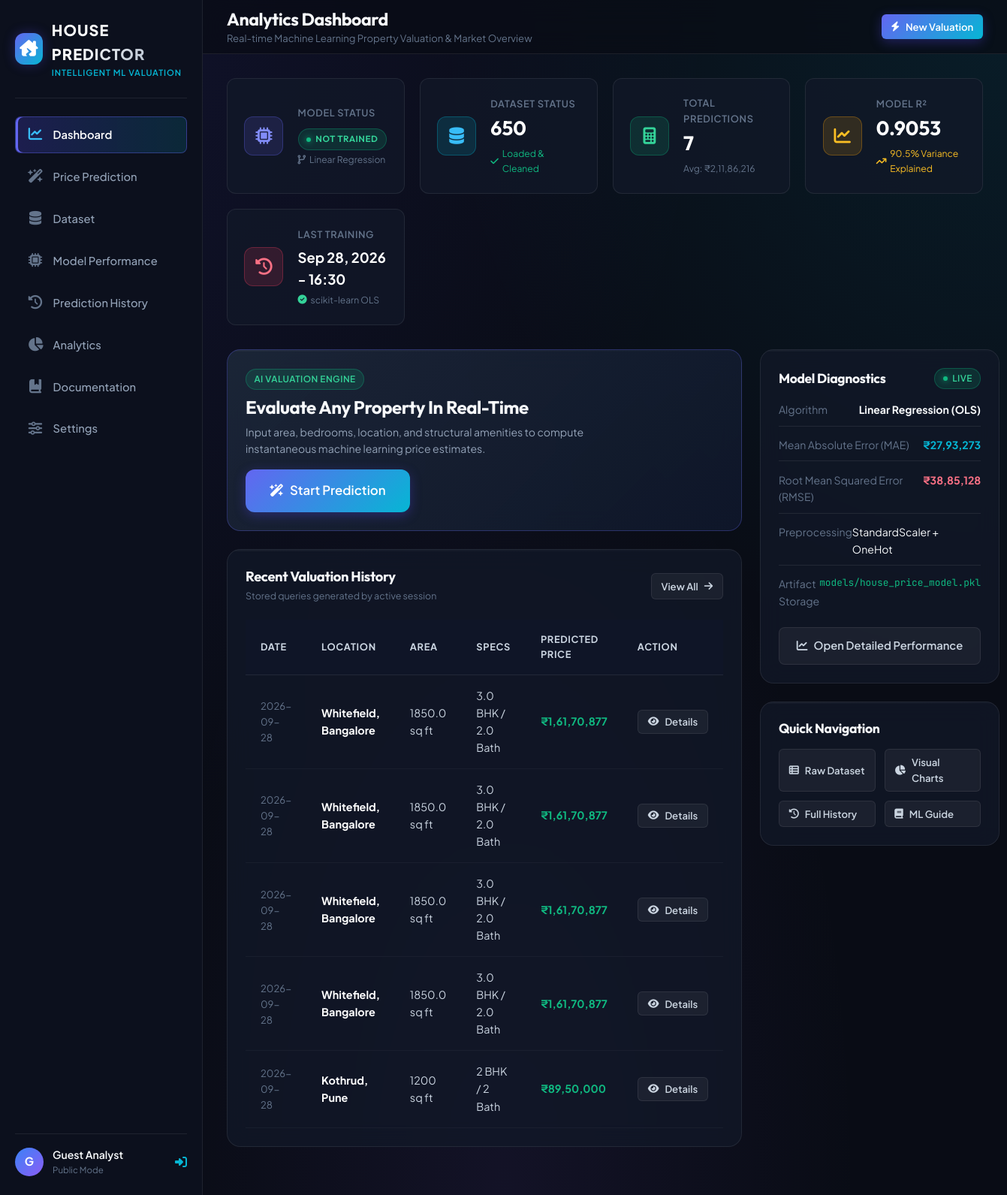
/dashboard, run on the app's committed database.
### database/models.py (models this page shows)
class Prediction(db.Model):
    __tablename__ = 'predictions'
    id = db.Column(db.Integer, primary_key=True)
    user_id = db.Column(db.Integer, db.ForeignKey('users.id', ondelete='CASCADE'), nullable=True, index=True)
    input_data = db.Column(db.Text, nullable=False)  # Serialized JSON string
    predicted_price = db.Column(db.Float, nullable=False)
    formatted_price = db.Column(db.String(64), nullable=False)
    model_name = db.Column(db.String(64), default='Linear Regression')
    model_r2 = db.Column(db.Float, default=0.90)
    created_at = db.Column(db.DateTime, default=datetime.utcnow, index=True)
    def get_input_dict(self) -> dict:
        try:
            return json.loads(self.input_data)
        except Exception:
            return {}
    def to_dict(self):
        input_dict = self.get_input_dict()
        return {
            'id': self.id,
            'user_id': self.user_id,
            'input_data': input_dict,
            'predicted_price': self.predicted_price,
            'formatted_price': self.formatted_price,
            'model_name': self.model_name,
            'model_r2': self.model_r2,
            'created_at': self.created_at.strftime('%Y-%m-%d %H:%M:%S'),
            'location': input_dict.get('location', 'N/A'),
            'area': input_dict.get('area', 'N/A'),
            'bedrooms': input_dict.get('bedrooms', 'N/A'),
            'bathrooms': input_dict.get('bathrooms', 'N/A')
        }

### routes/main.py (the view)
@main_bp.route('/dashboard')
def dashboard():
    user = get_current_user()
    user_id = user.id if user else None
    overview = DatasetService.get_overview()
    stats = PredictionService.get_summary_stats(user_id)
    recent_predictions = PredictionService.get_user_history(user_id=user_id, sort_by='date_desc')[:5]
    latest_training = ModelTraining.query.order_by(ModelTraining.trained_at.desc()).first()
    metrics_file = Config.METRICS_FILE
    metrics_data = {}
    if os.path.exists(metrics_file):
        try:
            with open(metrics_file, 'r', encoding='utf-8') as f:
                metrics_data = json.load(f)
        except Exception:
            pass
    model_status = {
        'status': 'Ready' if os.path.exists(Config.MODEL_FILE) else 'Not Trained',
        'r2_score': metrics_data.get('metrics', {}).get('r2_score', latest_training.r2_score if latest_training else 0.9053),
        'mae': metrics_data.get('metrics', {}).get('mae', latest_training.mae if latest_training else 2793272),
        'rmse': metrics_data.get('metrics', {}).get('rmse', latest_training.rmse if latest_training else 3885128),
        'last_trained': latest_training.trained_at.strftime('%b %d, %Y - %H:%M') if latest_training else 'Recent'
    }
    return render_template(
        'dashboard.html',
        user=user,
        overview=overview,
        stats=stats,
        model_status=model_status,
        recent_predictions=recent_predictions
    )

### templates/dashboard.html (shortened to what this page needs)
{% extends 'base.html' %}
{% block header_title %}Analytics Dashboard{% endblock %}
{% block header_subtitle %}Real-time Machine Learning Property Valuation & Market Overview{% endblock %}
{% block content %}
<div class="kpi-grid">
  <div class="kpi-card">
    <div class="kpi-icon indigo">
      <i class="fa-solid fa-microchip"></i>
    </div>
    <div class="kpi-content">
      <span class="kpi-label">Model Status</span>
      <span class="kpi-value" style="font-size: 1.45rem;">
        <span class="badge-status ready">{{ model_status.status }}</span>
      </span>
      <span class="kpi-meta" style="color: var(--text-muted);">
        <i class="fa-solid fa-code-branch"></i> Linear Regression
      </span>
    </div>
  </div>
  <div class="kpi-card">
    <div class="kpi-icon cyan">
      <i class="fa-solid fa-database"></i>
    </div>
    <div class="kpi-content">
      <span class="kpi-label">Dataset Status</span>
      <span class="kpi-value">{{ overview.total_rows }}</span>
      <span class="kpi-meta">
        <i class="fa-solid fa-check"></i> Loaded &amp; Cleaned
      </span>
    </div>
  </div>
  <div class="kpi-card">
    <div class="kpi-icon emerald">
      <i class="fa-solid fa-calculator"></i>
    </div>
    <div class="kpi-content">
      <span class="kpi-label">Total Predictions</span>
      <span class="kpi-value">{{ stats.total_predictions }}</span>
      <span class="kpi-meta" style="color: var(--text-muted);">
        Avg: {{ stats.avg_price }}
      </span>
    </div>
  </div>
  <div class="kpi-card">
    <div class="kpi-icon amber">
      <i class="fa-solid fa-chart-line"></i>
    </div>
    <div class="kpi-content">
      <span class="kpi-label">Model R²</span>
      <span class="kpi-value">{{ "%.4f"|format(model_status.r2_score) }}</span>
      <span class="kpi-meta" style="color: #fbbf24;">
        <i class="fa-solid fa-arrow-trend-up"></i> {{ "%.1f"|format(model_status.r2_score * 100) }}% Variance Explained
      </span>
    </div>
  </div>
  <div class="kpi-card">
    <div class="kpi-icon rose">
      <i class="fa-solid fa-clock-rotate-left"></i>
    </div>
    <div class="kpi-content">
      <span class="kpi-label">Last Training</span>
      <span class="kpi-value" style="font-size: 1.15rem; font-family: var(--font-sans); margin-top: 0.35rem;">
        {{ model_status.last_trained }}
      </span>
      <span class="kpi-meta" style="color: var(--text-muted);">
        <i class="fa-solid fa-circle-check" style="color: #34d399;"></i> scikit-learn OLS
      </span>
    </div>
  </div>
</div>
<div style="display: grid; grid-template-columns: 2fr 1.1fr; gap: 1.5rem; margin-bottom: 2rem;">
  <div style="display: flex; flex-direction: column; gap: 1.5rem;">
    <div class="card-glass" style="background: linear-gradient(135deg, rgba(30, 41, 59, 0.85) 0%, rgba(15, 23, 42, 0.95) 100%); border-color: rgba(99, 102, 241, 0.3);">
      <div style="display: flex; justify-content: space-between; align-items: center; flex-wrap: wrap; gap: 1rem;">
        <div>
          <span class="badge-status success" style="margin-bottom: 0.5rem;">AI Valuation Engine</span>
          <h2 style="font-size: 1.5rem; margin-bottom: 0.4rem;">Evaluate Any Property In Real-Time</h2>
          <p style="font-size: 0.88rem; color: var(--text-secondary); max-width: 520px;">
            Input area, bedrooms, location, and structural amenities to compute instantaneous machine learning price estimates.
          </p>
        </div>
        <a href="{{ url_for('prediction.predict_page') }}" class="btn-estate btn-primary btn-lg" id="btn-dashboard-predict">
          <i class="fa-solid fa-wand-magic-sparkles"></i>
          <span>Start Prediction</span>
        </a>
      </div>
    </div>
    <div class="card-glass">
      <div style="display: flex; justify-content: space-between; align-items: center; margin-bottom: 1.25rem;">
        <div>
          <h3 style="font-size: 1.15rem;">Recent Valuation History</h3>
          <span style="font-size: 0.78rem; color: var(--text-muted);">Stored queries generated by active session</span>
        </div>
        <a href="{{ url_for('history.history_page') }}" class="btn-estate btn-secondary btn-sm">
          <span>View All</span> <i class="fa-solid fa-arrow-right"></i>
        </a>
      </div>
      <div class="table-responsive">
        <table class="estate-table">
          <thead>
            <tr>
              <th>Date</th>
              <th>Location</th>
              <th>Area</th>
              <th>Specs</th>
              <th>Predicted Price</th>
              <th>Action</th>
            </tr>
          </thead>
          <tbody>
            {% if recent_predictions %}
              {% for p in recent_predictions %}
              <tr>
                <td style="font-size: 0.82rem; color: var(--text-muted);">{{ p.created_at[:10] }}</td>
                <td><strong style="color: #ffffff;">{{ p.location }}</strong></td>
                <td>{{ p.area }} sq ft</td>
                <td>{{ p.bedrooms }} BHK / {{ p.bathrooms }} Bath</td>
                <td><strong style="color: var(--accent-emerald);">{{ p.formatted_price }}</strong></td>
                <td>
                  <button type="button" class="btn-estate btn-secondary btn-sm" onclick="viewPredictionModal({{ p.id }})">
                    <i class="fa-solid fa-eye"></i> Details
                  </button>
                </td>
              </tr>
              {% endfor %}
            {% else %}
              <tr>
                <td colspan="6" style="text-align: center; padding: 2rem; color: var(--text-muted);">
                  No predictions recorded yet. Run your first property valuation!
                </td>
              </tr>
            {% endif %}
          </tbody>
        </table>
      </div>
    </div>
  </div>
  <div style="display: flex; flex-direction: column; gap: 1.5rem;">
    <div class="card-glass">
      <div style="display: flex; justify-content: space-between; align-items: center; margin-bottom: 1rem;">
        <h3 style="font-size: 1.1rem;">Model Diagnostics</h3>
        <span class="badge-status ready">Live</span>
      </div>
      <div style="display: flex; flex-direction: column; gap: 0.85rem; font-size: 0.88rem;">
        <div style="display: flex; justify-content: space-between; padding-bottom: 0.6rem; border-bottom: 1px solid var(--border-color);">
          <span style="color: var(--text-muted);">Algorithm</span>
          <strong>Linear Regression (OLS)</strong>
        </div>
        <div style="display: flex; justify-content: space-between; padding-bottom: 0.6rem; border-bottom: 1px solid var(--border-color);">
          <span style="color: var(--text-muted);">Mean Absolute Error (MAE)</span>
          <strong style="color: var(--accent-cyan);">{{ model_status.mae|inr }}</strong>
        </div>
        <div style="display: flex; justify-content: space-between; padding-bottom: 0.6rem; border-bottom: 1px solid var(--border-color);">
          <span style="color: var(--text-muted);">Root Mean Squared Error (RMSE)</span>
          <strong style="color: #fb7185;">{{ model_status.rmse|inr }}</strong>
        </div>
        <div style="display: flex; justify-content: space-between; padding-bottom: 0.6rem; border-bottom: 1px solid var(--border-color);">
          <span style="color: var(--text-muted);">Preprocessing</span>
          <span>StandardScaler + OneHot</span>
        </div>
        <div style="display: flex; justify-content: space-between;">
          <span style="color: var(--text-muted);">Artifact Storage</span>
          <span style="font-family: var(--font-mono); font-size: 0.8rem; color: var(--accent-emerald);">models/house_price_model.pkl</span>
        </div>
      </div>
      <div style="margin-top: 1.5rem;">
        <a href="{{ url_for('main.performance') }}" class="btn-estate btn-secondary" style="width: 100%;">
          <i class="fa-solid fa-chart-line"></i> Open Detailed Performance
        </a>
      </div>
    </div>
    <div class="card-glass">
      <h3 style="font-size: 1.1rem; margin-bottom: 1rem;">Quick Navigation</h3>
      <div style="display: grid; grid-template-columns: 1fr 1fr; gap: 0.75rem;">
        <a href="{{ url_for('dataset.dataset_page') }}" class="btn-estate btn-secondary btn-sm" style="justify-content: flex-start;">
          <i class="fa-solid fa-table-list"></i> Raw Dataset
        </a>
        <a href="{{ url_for('analytics.analytics_page') }}" class="btn-estate btn-secondary btn-sm" style="justify-content: flex-start;">
          <i class="fa-solid fa-chart-pie"></i> Visual Charts
        </a>
        <a href="{{ url_for('history.history_page') }}" class="btn-estate btn-secondary btn-sm" style="justify-content: flex-start;">
          <i class="fa-solid fa-clock-rotate-left"></i> Full History
        </a>
        <a href="{{ url_for('main.documentation') }}" class="btn-estate btn-secondary btn-sm" style="justify-content: flex-start;">
          <i class="fa-solid fa-book"></i> ML Guide
        </a>
      </div>
    </div>
  </div>
</div>
{% endblock %}

### data on the page
Prediction: created_at "2026-09-28", location "Whitefield, Bangalore", area "1850.0", bedrooms "3.0", bathrooms "2.0", formatted_price "₹1,61,70,877"
Prediction: created_at "2026-09-28", location "Whitefield, Bangalore", area "1850.0", bedrooms "3.0", bathrooms "2.0", formatted_price "₹1,61,70,877"
Prediction: created_at "2026-09-28", location "Whitefield, Bangalore", area "1850.0", bedrooms "3.0", bathrooms "2.0", formatted_price "₹1,61,70,877"
Prediction: created_at "2026-09-28", location "Whitefield, Bangalore", area "1850.0", bedrooms "3.0", bathrooms "2.0", formatted_price "₹1,61,70,877"
Prediction: created_at "2026-09-28", location "Kothrud, Pune", area "1200", bedrooms "2", bathrooms "2", formatted_price "₹89,50,000"

### other printed values
{{ model_status.status }} "NOT TRAINED"
{{ overview.total_rows }} "650"
{{ stats.total_predictions }} "7"
{{ stats.avg_price }} "₹2,11,86,216"
{{ "%.4f"|format(model_status.r2_score) }} "0.9053"
{{ "%.1f"|format(model_status.r2_score * 100) }} "90.5"
{{ model_status.last_trained }} "Sep 28, 2026 - 16:30"
{{ model_status.mae|inr }} "₹27,93,273"
{{ model_status.rmse|inr }} "₹38,85,128"
